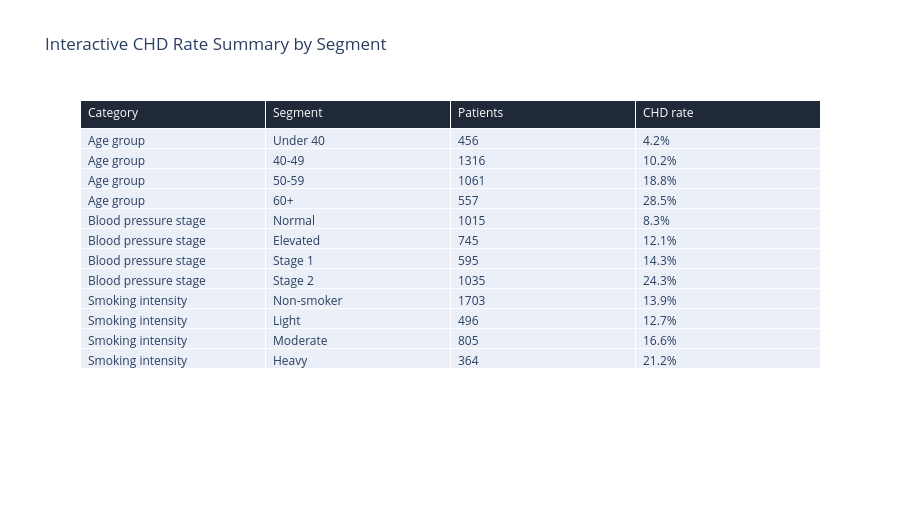

Notebook code cell kept with this figure:
### Markdown cell above
## Exploratory Data Analysis

Exploratory analysis focuses on risk patterns that are strong enough to justify inclusion in an interpretable model. Age, blood pressure, smoking intensity, glucose, cholesterol, and sex are emphasized because they are clinically meaningful and explainable to both technical and non-technical reviewers.

### Code cell
def summarize_chd_rate(group_column):
    return (
        df.groupby(group_column, observed=True)
        .agg(patients=("ten_year_chd", "size"), chd_rate=("ten_year_chd", "mean"))
        .reset_index()
    )


risk_by_group = summarize_chd_rate("age_group")
risk_by_bp = summarize_chd_rate("bp_stage")
risk_by_smoking = summarize_chd_rate("smoking_intensity")

risk_summary = pd.concat(
    [
        risk_by_group.rename(columns={"age_group": "segment"}).assign(category="Age group"),
        risk_by_bp.rename(columns={"bp_stage": "segment"}).assign(category="Blood pressure stage"),
        risk_by_smoking.rename(columns={"smoking_intensity": "segment"}).assign(category="Smoking intensity"),
    ],
    ignore_index=True,
)
risk_summary["chd_rate_label"] = risk_summary["chd_rate"].map(lambda value: f"{value:.1%}")

fig = go.Figure(
    data=[
        go.Table(
            header=dict(
                values=["Category", "Segment", "Patients", "CHD rate"],
                fill_color="#1f2937",
                font=dict(color="white"),
                align="left",
            ),
            cells=dict(
                values=[
                    risk_summary["category"],
                    risk_summary["segment"],
                    risk_summary["patients"],
                    risk_summary["chd_rate_label"],
                ],
                align="left",
            ),
        )
    ]
)
fig.update_layout(title="Interactive CHD Rate Summary by Segment", height=520)
fig.write_html(CHART_DIR / "interactive_chd_rate_summary.html")
fig.show()

### Figure 1 — Plotly figure (JSON) as saved in the notebook; plotly's stock layout.template omitted (floating-point values rounded to 4 significant figures)
{"data": [{"cells": {"align": "left", "values": [["Age group", "Age group", "Age group", "Age group", "Blood pressure stage", "Blood pressure stage", "Blood pressure stage", "Blood pressure stage", "Smoking intensity", "Smoking intensity", "Smoking intensity", "Smoking intensity"], ["Under 40", "40-49", "50-59", "60+", "Normal", "Elevated", "Stage 1", "Stage 2", "Non-smoker", "Light", "Moderate", "Heavy"], [456, 1316, 1061, 557, 1015, 745, 595, 1035, 1703, 496, 805, 364], ["4.2%", "10.2%", "18.8%", "28.5%", "8.3%", "12.1%", "14.3%", "24.3%", "13.9%", "12.7%", "16.6%", "21.2%"]]}, "header": {"align": "left", "fill": {"color": "#1f2937"}, "font": {"color": "white"}, "values": ["Category", "Segment", "Patients", "CHD rate"]}, "type": "table"}], "layout": {"height": 520, "title": {"text": "Interactive CHD Rate Summary by Segment"}}}
